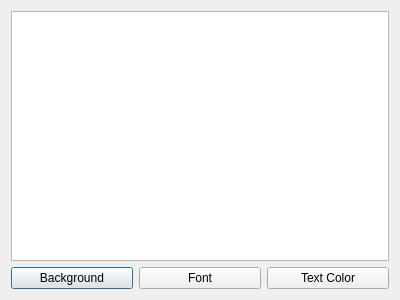
<?xml version="1.0" encoding="UTF-8"?>
<ui version="4.0">
 <class>Dialog</class>
 <widget class="QDialog" name="Dialog">
  <property name="geometry">
   <rect>
    <x>0</x>
    <y>0</y>
    <width>400</width>
    <height>300</height>
   </rect>
  </property>
  <property name="windowTitle">
   <string>Dialog</string>
  </property>
  <layout class="QVBoxLayout" name="verticalLayout">
   <item>
    <widget class="QListWidget" name="listWidget"/>
   </item>
   <item>
    <layout class="QHBoxLayout" name="horizontalLayout">
     <item>
      <widget class="QPushButton" name="pushButton">
       <property name="text">
        <string>Background</string>
       </property>
      </widget>
     </item>
     <item>
      <widget class="QPushButton" name="pushButton_2">
       <property name="text">
        <string>Font</string>
       </property>
      </widget>
     </item>
     <item>
      <widget class="QPushButton" name="pushButton_3">
       <property name="text">
        <string>Text Color</string>
       </property>
      </widget>
     </item>
    </layout>
   </item>
  </layout>
 </widget>
 <layoutdefault spacing="6" margin="11"/>
 <resources/>
 <connections/>
</ui>
